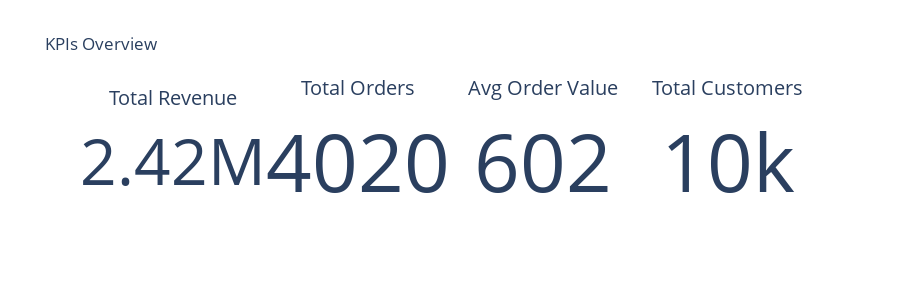

This figure's notebook cell:
### Code cell
# Create KPI cards visualization
def safe_float(val):
    try:
        return float(val)
    except Exception:
        return 0.0

kpi_metrics = [
    {"label": "Total Revenue", "value": safe_float(total_revenue), "color": "#1f77b4"},
    {"label": "Total Orders", "value": safe_float(total_orders), "color": "#ff7f0e"},
    {"label": "Avg Order Value", "value": safe_float(avg_order_value), "color": "#2ca02c"},
    {"label": "Total Customers", "value": safe_float(total_customers), "color": "#d62728"},
]

fig = go.Figure()

for i, metric in enumerate(kpi_metrics):
    fig.add_trace(go.Indicator(
        mode="number",
        value=metric["value"],
        title={"text": metric["label"]},
        domain={"x": [i * 0.25, (i + 1) * 0.25], "y": [0, 1]}
    ))

fig.update_layout(
    title="KPIs Overview",
    height=300,
    showlegend=False,
    grid={"rows": 1, "columns": 4}
    # No need for color here, but you can style further if needed
    # color=metric["color"]
    # This is not a valid argument for update_layout
    # If you want to color the numbers, use font or indicator styling
    # See Plotly docs for more advanced styling
    # https://plotly.com/python-api-reference/generated/plotly.graph_objects.Indicator.html
    # https://plotly.com/python-api-reference/generated/plotly.graph_objects.layout.html
    # https://plotly.com/python-api-reference/generated/plotly.graph_objects.layout.Font.html
)
fig.show()

### Figure 1 — Plotly figure (JSON) as saved in the notebook; plotly's stock layout.template omitted (floating-point values rounded to 4 significant figures)
{"data": [{"domain": {"x": [0, 0.25], "y": [0, 1]}, "mode": "number", "title": {"text": "Total Revenue"}, "type": "indicator", "value": 2420000.0}, {"domain": {"x": [0.25, 0.5], "y": [0, 1]}, "mode": "number", "title": {"text": "Total Orders"}, "type": "indicator", "value": 4021}, {"domain": {"x": [0.5, 0.75], "y": [0, 1]}, "mode": "number", "title": {"text": "Avg Order Value"}, "type": "indicator", "value": 601.8}, {"domain": {"x": [0.75, 1], "y": [0, 1]}, "mode": "number", "title": {"text": "Total Customers"}, "type": "indicator", "value": 10000}], "layout": {"grid": {"columns": 4, "rows": 1}, "height": 300, "showlegend": false, "title": {"text": "KPIs Overview"}}}
